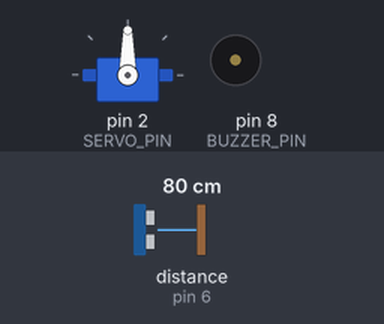
The sketch below on a simulated Arduino Uno, built with avr-gcc and run on an emulated ATmega328P. On the bench: servo, buzzer (waves = sounding). The inputs (shaded band) are chosen by the test bench; at power-on: distance to the obstacle (sensor on pin 6) 80 cm. The echo pulse lasts 58.3 µs per cm.

Above: at 1.9 s.
2.0 s: distance to the obstacle (sensor on pin 6) set to 23 cm
3.5 s: distance to the obstacle (sensor on pin 6) set to 18 cm
At 3.9 s:
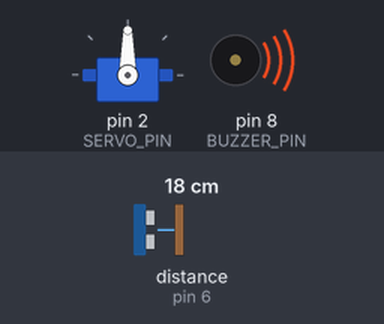
At 4.79 s:
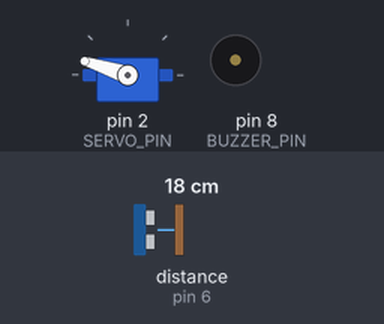
6.5 s: distance to the obstacle (sensor on pin 6) set to 2 cm
At 7.91 s:
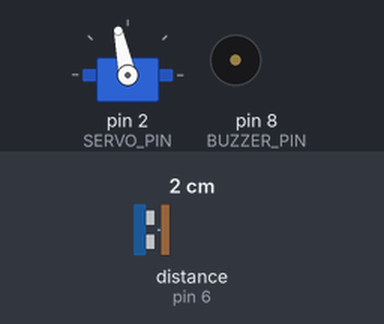
9.5 s: distance to the obstacle (sensor on pin 6) set to 9 cm
12.5 s: distance to the obstacle (sensor on pin 6) set to 4 cm
Timing chart, 0 to 19.5 s (numbered marks = the images above; inputs shaded):
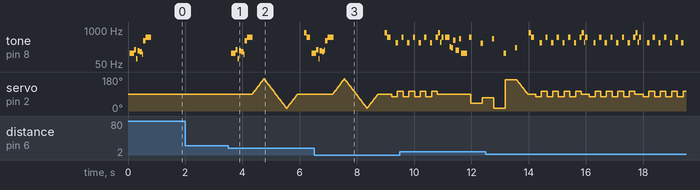

The sketch:

BB8.ino
```cpp
#include <Servo.h>
#include <NewPing.h>

#define TRIGGER_PIN  4  // Arduino pin tied to trigger pin on the ultrasonic sensor.
#define ECHO_PIN     6  // Arduino pin tied to echo pin on the ultrasonic sensor.
#define MAX_DISTANCE 20 // Maximum distance we want to ping for (in centimeters). Maximum sensor distance is rated at 400-500cm.
#define BUZZER_PIN 8 // Arduino pin tied to buzzer
#define SERVO_PIN 2 // Arduino pin tied to servo

NewPing sonar(TRIGGER_PIN, ECHO_PIN, MAX_DISTANCE); // NewPing setup of pins and maximum distance.
Servo myservo;

int pos = 0;    // variable to store the servo position
int distance = 0;
int previousDistance = 0;

int noteFreqArr[] = {
  // do   do#     ré      mib     mi      fa      fa#     sol     sol#    la    sib     si
  //0     1       2       3       4       5       6       7       8       9     10      11
  32.7,   34.65,  36.71,  38.89,  41.2,   43.65,  46.25,  49,     51.91,  55,   58.27,  61.74,
  //12    13      14      15      16      17      18      19      20      21    22      23
  65.41,  69.3,   73.42,  77.78,  82.41,  87.31,  92.5,   98,     103.83, 110,  116.54, 123.47,
  //24    25      26      27      28      29      30      31      32      33    34      35
  130.81, 138.59, 146.83, 155.56, 164.81, 174.61, 185,    196,    207.65, 220,  233.08, 246.94,
  //36    37      38      39      40      41      42      43      44      45    46      47
  261.63, 277.18, 293.66, 311.13, 329.63, 349.23, 369.99, 392,    415.3,  440,  466.16, 493.88,
  //48    49      50      51      52      53      54      55      56      57    58      59
  523.25, 554.37, 587.33, 622.25, 659.26, 698.46, 739.99, 783.99, 830.61, 880,  932.33, 987.77
};

void setup() {
  pinMode(BUZZER_PIN, OUTPUT); // buzzer
  myservo.attach(SERVO_PIN);  // attaches the servo on pin 9 to the servo object
  myservo.write(90); // centrage du servo
  playSound();
}

void loop() {
  // put your main code here, to run repeatedly:
  previousDistance = distance;
  distance = sonar.ping_cm(); // Send ping, get distance in cm and print result (0 = outside set distance range)
  if (distance > 0 && distance <= 25 && previousDistance != 0)
  {
    // si distance inférieure a 5 cm, BB8 secoue la tete
    if (distance <= 5)
    {
      moveServo3();
      playSoundShort();
    }
    // entre 5 et 12cm
    else if (distance <= 12)
    {
      playSound2();
      moveServo2();
      playSoundShort();
    }
    // entre 12 et 25 cm
    else
    {
      playSound();
      moveServo();
      delay(200);
      playSoundShort();
    }
  }
  delay(35);
}

void playNote(int noteInt, long length, long breath = 20) {
  length = length - breath;
  buzz(BUZZER_PIN, noteFreqArr[noteInt], length);
  if(breath > 0) { //take a short pause or 'breath' if specified
    delay(breath);
  }
}

void buzz(int targetPin, long frequency, long length) {
  long delayValue = 1000000/frequency/2; // calculate the delay value between transitions
  //// 1 second's worth of microseconds, divided by the frequency, then split in half since
  //// there are two phases to each cycle
  long numCycles = frequency * length/ 1000; // calculate the number of cycles for proper timing
  //// multiply frequency, which is really cycles per second, by the number of seconds to
  //// get the total number of cycles to produce
  for (long i=0; i < numCycles; i++){ // for the calculated length of time...
    digitalWrite(targetPin,HIGH); // write the buzzer pin high to push out the diaphram
    delayMicroseconds(delayValue); // wait for the calculated delay value
    digitalWrite(targetPin,LOW); // write the buzzer pin low to pull back the diaphram
    delayMicroseconds(delayValue); // wait againf or the calculated delay value
  }
}

void playSound()
{
  playNote(24, 200);
  playNote(29, 100);
  playNote(28, 100);
  playNote(26, 100);
  playNote(43, 100);
  playNote(48, 200);
}

void playSound2()
{
  playNote(48, 200);
  playNote(32, 100);
  playNote(44, 100);
  playNote(29, 100);
  playNote(46, 100);
  playNote(24, 200);
}

void playSoundShort()
{
  playNote(55, 100);
  playNote(48, 100);
}

void moveServo()
{
  myservo.write(90);

  for(pos = 90; pos <= 170; pos += 1) // goes from 0 degrees to 180 degrees
  {                                  // in steps of 1 degree
    myservo.write(pos);              // tell servo to go to position in variable 'pos'
    delay(5);                       // waits 15ms for the servo to reach the position
  }
  for(pos = 170; pos>=15; pos-=1)     // goes from 180 degrees to 0 degrees
  {
    myservo.write(pos);              // tell servo to go to position in variable 'pos'
    delay(5);                       // waits 15ms for the servo to reach the position
  }

  for(pos = 15; pos <= 90; pos += 1) // goes from 0 degrees to 180 degrees
  {                                  // in steps of 1 degree
    myservo.write(pos);              // tell servo to go to position in variable 'pos'
    delay(5);                       // waits 15ms for the servo to reach the position
  }

  myservo.write(90);
}

void moveServo2()
{
  myservo.write(90);
  delay(50);
  playNote(48, 100);
  myservo.write(40);
  delay(300);
  playNote(39, 100);
  myservo.write(70);
  delay(300);
  playNote(46, 100);
  myservo.write(15);
  delay(300);
  playNote(24, 100);
  myservo.write(165);
  delay(300);
  playNote(32, 100);

  for(pos = 165; pos>=90; pos-=1)     // goes from 165 degrees to 90 degrees
  {
    myservo.write(pos);              // tell servo to go to position in variable 'pos'
    delay(5);                       // waits 15ms for the servo to reach the position
  }
  myservo.write(90);
}

void moveServo3()
{
  myservo.write(90);
  delay(50);

  for(int i = 0; i <= 3; i++)
  {
    myservo.write(75);
    delay(100);
    playNote(40, 100);
    myservo.write(105);
    delay(100);
    playNote(48, 100);
  }

  myservo.write(90);
}
```

Measured:
- the behaviour switches between 21 and 20 cm on distance to the obstacle (sensor on pin 6) (found by bisection; images 0 and 1)
- after the input at 2.0 s, every drawn part: stays the same
- after the input at 3.5 s, tone on pin 8 (BUZZER_PIN): plays 130 Hz for 0.16 s, 174 Hz for 0.08 s, 80 Hz for 0.04 s, 164 Hz for 0.08 s, 146 Hz for 0.08 s, 118 Hz for 0.04 s … (11 notes in this stretch), starting after 0.10 s
- by itself, tone on pin 8 (BUZZER_PIN): plays 130 Hz for 0.16 s, 174 Hz for 0.08 s, 80 Hz for 0.04 s, 164 Hz for 0.08 s, 146 Hz for 0.08 s, 118 Hz for 0.04 s … (8 notes in this stretch)
